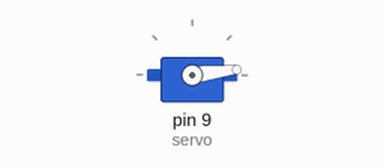
This sketch was run on a simulated Arduino Uno, built with avr-gcc and run on an emulated ATmega328P. Shown: servo.

Above: at 0.05 s.
At 0.2 s:
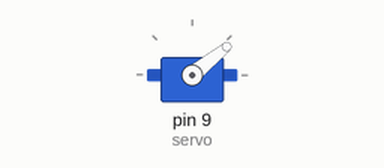
At 0.4 s:
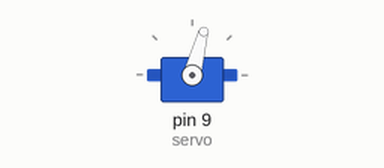
At 0.8 s:
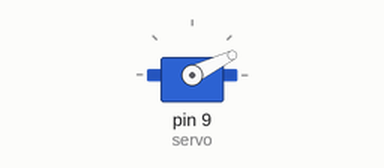
Timing chart, 0 to 3.0 s (numbered marks = the images above):
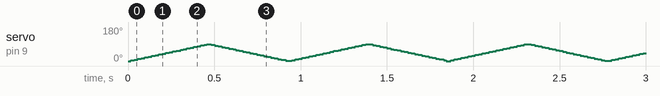

The sketch:

Servo.ino
```cpp
#include <Servo.h>

Servo servo;  // Initialize a Servo object to manage a servo
bool correct = true;

void setup() {
  servo.attach(9);  // Connects the servo on pin 9 to the servo object
  servo.write(0);   // Moves the servo to 0 degrees immediately upon startup
}

void loop() {
  if (correct) {
    for (int pos = 0; pos <= 90; pos += 1) {  // Gradually move the servo from 0 to 90 degrees
      servo.write(pos);  // Set servo position to 'pos' degrees
      delay(5);         // Delay 10ms to allow the servo to reach the new position
    }
    // Press a button on TFT to lock after usage
    for (int pos = 90; pos >= 0; pos -= 1) {  // Gradually move the servo from 90 back to 0 degrees
      servo.write(pos);                        // Set servo position to 'pos' degrees
      delay(5);                               // Delay 10ms to allow the servo to reach the new position
    }
  }
  else{}   // TFT Screen shows error??
}
```
